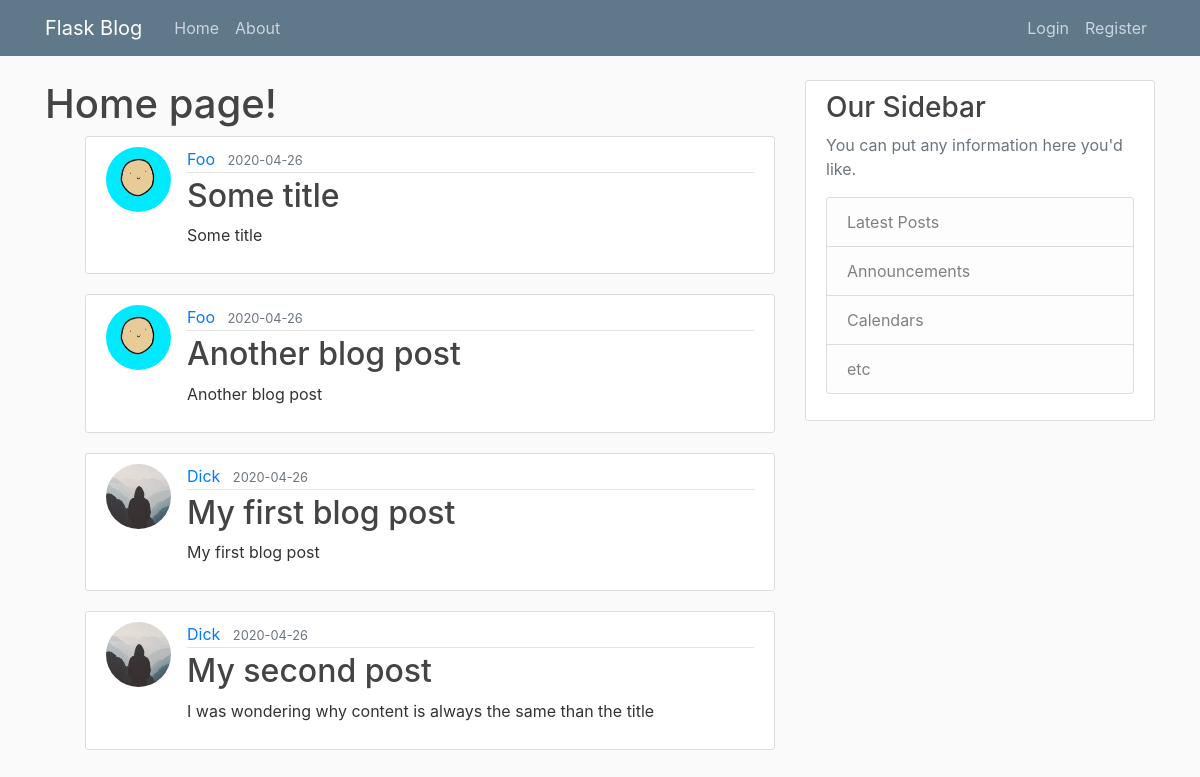
The page / on the database its author committed.
### flaskblog/models.py (models this page shows, shortened)
class Post(db.Model):
    id = db.Column(db.Integer, primary_key=True)
    title = db.Column(db.String(100), nullable=False)
    date_posted = db.Column(db.DateTime, nullable=False, default=datetime.utcnow)
    content = db.Column(db.Text, nullable=False)
    user_id = db.Column(db.Integer, db.ForeignKey('user.id'), nullable=False)

### flaskblog/infrastructure/model/user.py (models this page shows, shortened)
class User(db.Model, UserMixin):
    id = db.Column(db.Integer, primary_key=True)
    username = db.Column(db.String(20), unique=True, nullable=False)
    email = db.Column(db.String(120), unique=True, nullable=False)
    image_file = db.Column(db.String(20), nullable=False, default='default.jpg')
    password = db.Column(db.String(60), nullable=False)
    posts = db.relationship('Post', backref='author', lazy=True)

### flaskblog/routes.py (the view)
@app.route('/home')
@app.route('/')
def home():
    posts = Post.query.all()
    return render_template('home.html', posts=posts)

### flaskblog/templates/home.html
{% extends 'layout.html' %}
{% block content %}
<h1>Home page!</h1>
<section class="posts">
    <ul>
        {% for post in posts %}
        <article class="media content-section">
            <img class="rounded-circle article-img" src="{{ url_for('static', filename='profile_pics/' + post.author.image_file) }}">
            <div class="media-body">
                <div class="article-metadata">
                    <a class="mr-2" href="#">{{ post.author.username }}</a>
                    <small class="text-muted">{{ post.date_posted.strftime('%Y-%m-%d') }}</small>
                </div>
                <h2><a class="article-title" href="{{ url_for('post', post_id=post.id) }}">{{ post.title }}</a></h2>
                <p class="article-content">{{ post.content }}</p>
            </div>
        </article>
        {% endfor %}
    </ul>
</section>
{% endblock content %}

### flaskblog/templates/layout.html (shortened to what this page needs)
<!DOCTYPE html>
<html lang="en">
<head>
    <link rel="stylesheet" href="https://stackpath.bootstrapcdn.com/bootstrap/4.3.1/css/bootstrap.min.css"
/>
    <link rel="stylesheet" href="{{ url_for('static', filename='main.css') }}"/>
</head>
<body>
<header class="site-header">
    <nav class="navbar navbar-expand-md navbar-dark bg-steel fixed-top">
        <div class="container">
            <a class="navbar-brand mr-4" href="/">Flask Blog</a>
            <div class="collapse navbar-collapse" id="navbarToggle">
                <div class="navbar-nav mr-auto">
                    <a class="nav-item nav-link" href="{{ url_for('home') }}">Home</a>
                    <a class="nav-item nav-link" href="{{ url_for('about') }}">About</a>
                </div>
                <div class="navbar-nav">
                {% if current_user.is_authenticated %}
                    <a class="nav-item nav-link" href="{{ url_for('new_post') }}">New Post</a>
                    <a class="nav-item nav-link" href="{{ url_for('account') }}">Account</a>
                    <a class="nav-item nav-link" href="{{ url_for('logout') }}">Logout</a>
                {% else %}
                    <a class="nav-item nav-link" href="{{ url_for('login') }}">Login</a>
                    <a class="nav-item nav-link" href="{{ url_for('register') }}">Register</a>
                {% endif %}
                </div>
            </div>
        </div>
    </nav>
</header>
<main role="main" class="container">
    <div class="row">
        <div class="col-md-8">
            {% block content %}{% endblock %}
        </div>
        <div class="col-md-4">
            <div class="content-section">
                <h3>Our Sidebar</h3>
                <p class='text-muted'>You can put any information here you'd like.
                <ul class="list-group">
                    <li class="list-group-item list-group-item-light">Latest Posts</li>
                    <li class="list-group-item list-group-item-light">Announcements</li>
                    <li class="list-group-item list-group-item-light">Calendars</li>
                    <li class="list-group-item list-group-item-light">etc</li>
                </ul>
                </p>
            </div>
        </div>
    </div>
</main>
</body>
</html>

### flaskblog/static/main.css (style rules this page uses)
body { background: #fafafa; color: #333333; margin-top: 5rem; }
h1, h2, h3, h4, h5, h6 { color: #444444; }
.bg-steel { background-color: #5f788a; }
.site-header .navbar-nav .nav-link { color: #cbd5db; }
.content-section { background: #ffffff; padding: 10px 20px; border: 1px solid #dddddd; border-radius: 3px; margin-bottom: 20px; }
.article-title { color: #444444; }
.article-content { white-space: pre-line; }
.article-img { height: 65px; width: 65px; margin-right: 16px; }
.article-metadata { padding-bottom: 1px; margin-bottom: 4px; border-bottom: 1px solid #e3e3e3 }

### rows shown on the page
Post: image_file (picture), author.username "Foo", date_posted "2020-04-26", title "Some title", content "Some title"
Post: image_file (picture), author.username "Foo", date_posted "2020-04-26", title "Another blog post", content "Another blog post"
Post: image_file (placeholder picture), author.username "Dick", date_posted "2020-04-26", title "My first blog post", content "My first blog post"
Post: image_file (placeholder picture), author.username "Dick", date_posted "2020-04-26", title "My second post", content "I was wondering why content is always the same than the title"
